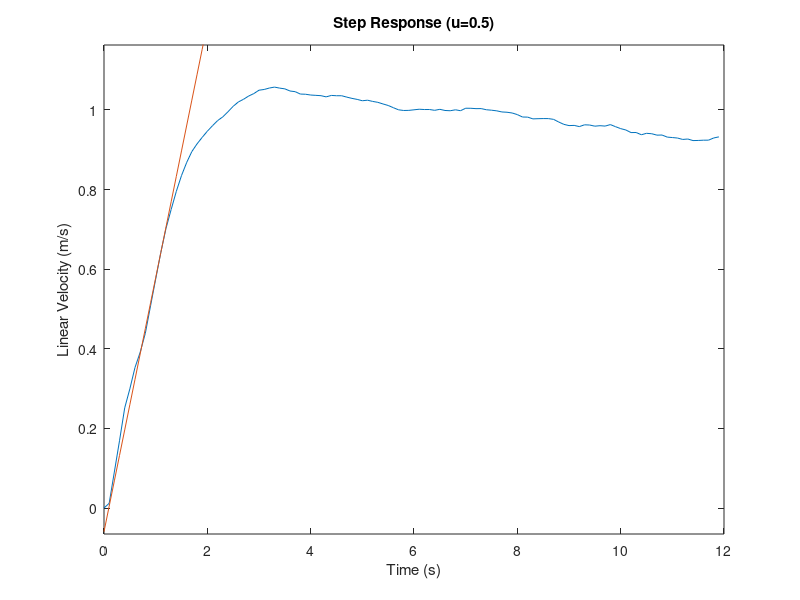

The MATLAB source for this figure:
% Load Data
load('forward050_2017-02-10-08-29-38_vel.mat');
u = 25;

% compute linear velocity
v_lin = sqrt(vx_step.^2+vy_step.^2);

% Compute first derivative
dv = diff(v_lin);
dt = t_step(1:end-1)+0.5*diff(t_step);

% Compute second derivative
d2v = diff(dv);
dt2 = dt(1:end-1)+0.5*diff(dt);

% Plot all 3
plot(t_step, v_lin, dt, dv, dt2, d2v);
xlabel('Time (s)');
ylabel('Linear Velocity (m/s)');
title('Step Response (u=0.5)');


% Compute steady-state velocity
% assume the system is underdamped and any "overshoot" is due to IMU drift
% TODO FIX
vss = max(v_lin);

% determine inflection point of rise
% assume inflection point is halfway
ind = ceil(find(vss == v_lin)/3); %TODO FIX CALCULATION
inf_t = t_step(ind);

% compute slope at inflection point
slope = (v_lin(ind+1)-v_lin(ind-1))/(t_step(ind+1)-t_step(ind-1));

% compute linear equation for inflection point slope
A = v_lin(ind)-slope*t_step(ind);
y = slope*t_step + A;

% Compute parameters for system step-response model
Ks = vss;
T = interp1(y, t_step, Ks);
L = interp1(y, t_step, 0);


% Compute PID gains
Kp = 1.2/A
Ti = 2*L
Td = L/2
Tp = 3.4*L

% Plot everything
plot(t_step, v_lin,t_step, y);
xlabel('Time (s)');
ylabel('Linear Velocity (m/s)');
title('Step Response (u=0.5)');
ylim([min([y; v_lin])*1.1 max(v_lin)*1.1]);

